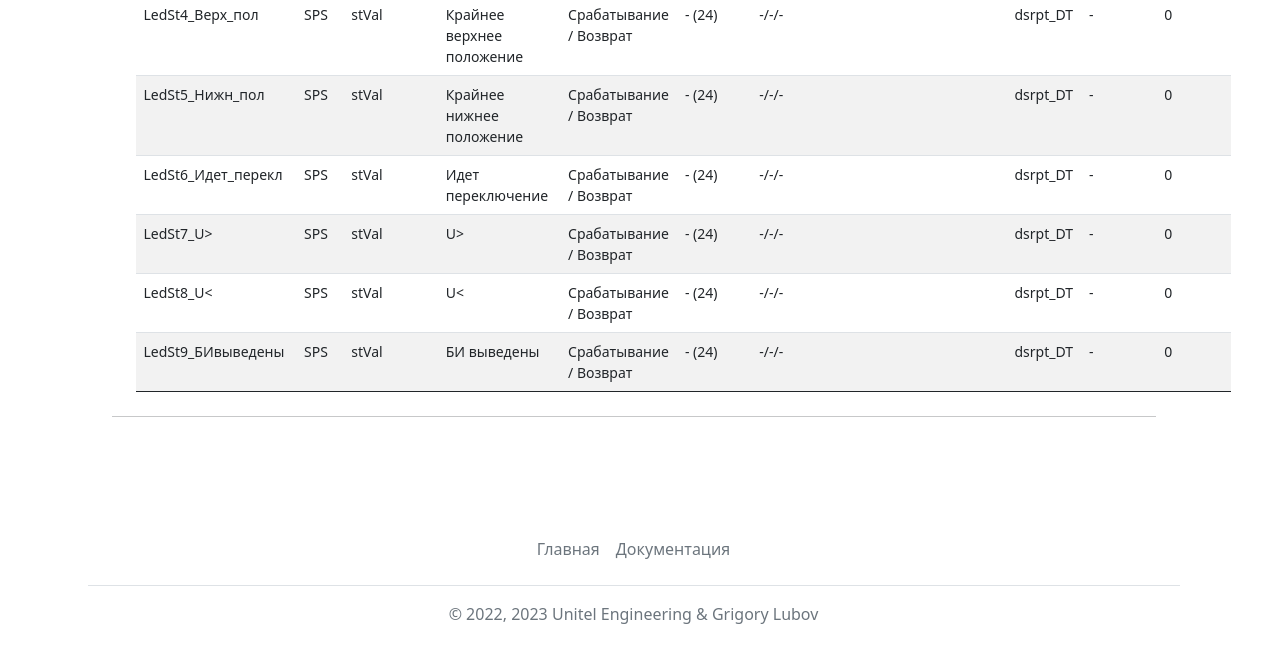
The page /lntypes/show/?name=SYSILED_АРНТ_2арх&type=ln (lower part) on the database as committed earlier.
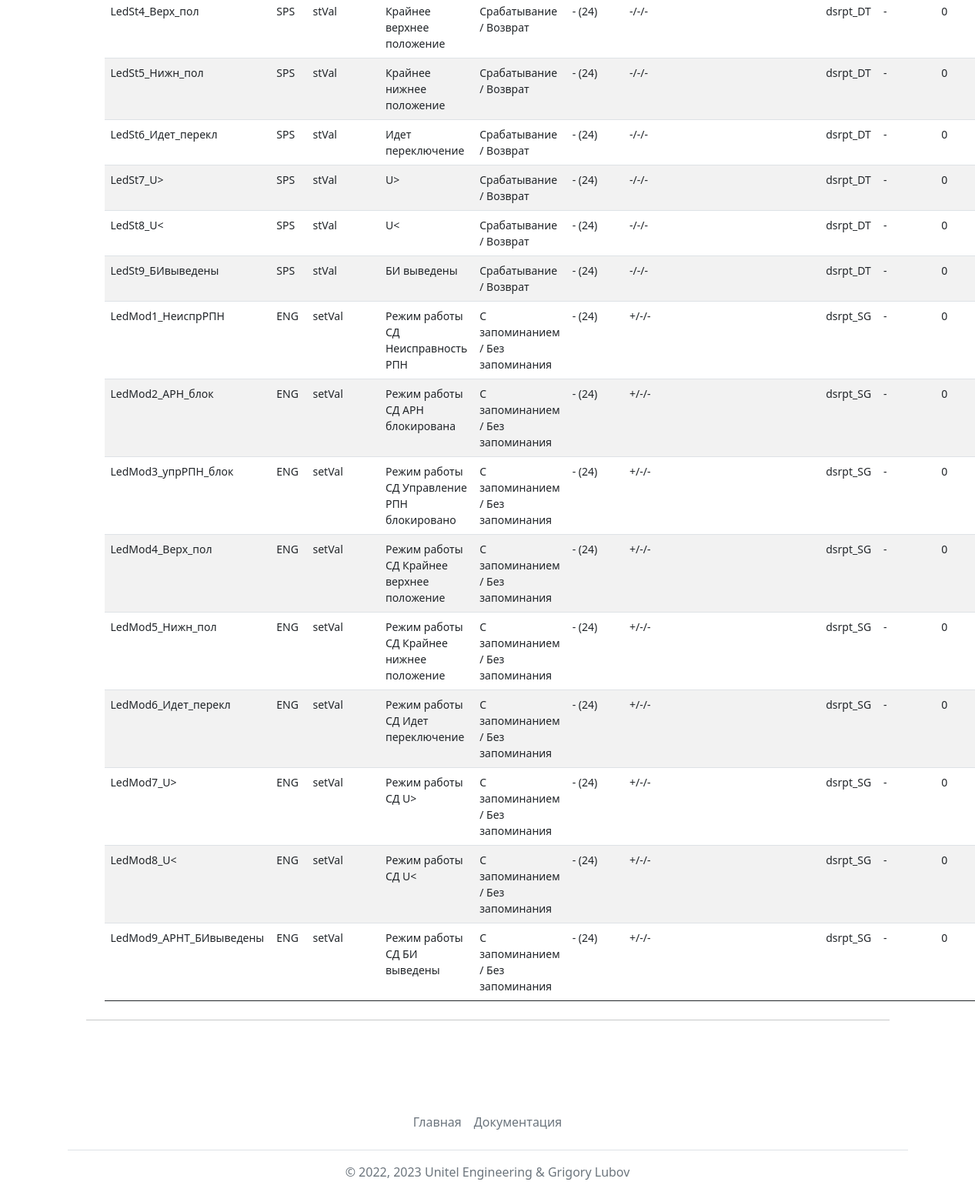
The same page on the database as committed later.
### mainapp/models.py (models this page shows)
class LNobject(models.Model):
    CUS_CHOICES = [
        ('+', '+'),
        ('-', '-')
    ]
    RAS_CHOICES = [
        ('+', '+'),
        ('-', '-'),
        ('П', 'П')
    ]
    SIG_CHOICES = [
        ('Внутр', 'Внутренний сигнал'),
        ('ВнутрШтрих', 'Внутренний штриховой'),
        ('-', 'Без прорисовки')
    ]
    id = models.AutoField(primary_key=True)
    data_object = models.ForeignKey(DataObjects, on_delete=models.CASCADE, verbose_name='Объект данных')
    cdc = models.ForeignKey(CDCs, on_delete=models.CASCADE, verbose_name='ОКД')
    signal = models.ForeignKey(Signals, on_delete=models.CASCADE, verbose_name='Сигнал', null=True)
    status = models.ForeignKey(Statuses, on_delete=models.CASCADE, verbose_name='Статус сигнала', blank=True, null=True)
    clue_attr = models.ForeignKey(ClueAttrs, on_delete=models.CASCADE, verbose_name='Значащий атрибут')
    func_group = models.IntegerField(verbose_name='Функ. группа', default=-1)
    cus = models.CharField(max_length=1, choices=CUS_CHOICES, default='-', verbose_name='ЦУС')
    rdu = models.CharField(max_length=1, choices=CUS_CHOICES, default='-', verbose_name='РДУ')
    ras = models.CharField(max_length=1, choices=RAS_CHOICES, default='-', verbose_name='РАС')
    dataset = models.ForeignKey(Datasets, on_delete=models.CASCADE, verbose_name='Датасет', blank=True, null=True)
    sgras_name = models.CharField(max_length=256, verbose_name='Обозначение РАС/Уставка', blank=True)
    sg_modes = models.ForeignKey(SG_modes, on_delete=models.PROTECT, verbose_name='Состояние программного ключа', blank=True, null=True) # добавил состояния прогрм ключа
    signal_type = models.CharField(max_length=32, choices=SIG_CHOICES, default='-', verbose_name='Тип сигнала (чертеж)')
    signal_number = models.IntegerField(verbose_name='Номер выхода (чертеж)', default=0)
    def __str__(self):
        return str(self.data_object)
    class Meta:
        verbose_name = 'Объект логического узла'
        verbose_name_plural = 'Объекты логических узлов'
        ordering = ['data_object']
    @property
    def get_dataset(self):
        if self.dataset:
            return str(self.dataset)
        else:
            return "-"
    @property
    def get_sg_modes(self):
        if self.sg_modes:
            return str(self.sg_modes)
        else:
            return ""
    @property
    def get_func_group(self):
        if self.func_group>0:
            return str(self.func_group)
        else:
            return "не определен"

class DataObjects(models.Model):
    id = models.AutoField(primary_key=True)
    name = models.CharField(max_length=64, verbose_name='Объект данных', unique=True)
    def __str__(self):
        return self.name
    class Meta:
        verbose_name = 'Объект данных логического узла'
        verbose_name_plural = 'Объекты данных логического узла'
        ordering = ['name']

class CDCs(models.Model):
    id = models.AutoField(primary_key=True)
    name = models.CharField(max_length=64, verbose_name='ОКД', default='', unique=True)
    def __str__(self):
        return self.name
    class Meta:
        verbose_name = 'ОКД'
        verbose_name_plural = 'ОКД'
        ordering = ['name']

class ClueAttrs(models.Model):
    id = models.AutoField(primary_key=True)
    name = models.CharField(max_length=64, verbose_name='Описание', unique=True)
    def __str__(self):
        return self.name
    class Meta:
        verbose_name = 'Значащий атрибут'
        verbose_name_plural = 'Значащие атрибуты'
        ordering = ['name']

class Signals(models.Model):
    id = models.AutoField(primary_key=True)
    name = models.CharField(max_length=64, verbose_name='Сигналы', unique=True)
    def __str__(self):
        return self.name
    class Meta:
        verbose_name = 'Перечень сигналов'
        verbose_name_plural = 'Перечни сигналов'
        ordering = ['name']

class Statuses(models.Model):
    id = models.AutoField(primary_key=True)
    name = models.CharField(max_length=256, verbose_name='Статусы сигнала', unique=True)
    def __str__(self):
        return self.name
    class Meta:
        verbose_name = 'Статус сигнала'
        verbose_name_plural = 'Статусы сигнала'
        ordering = ['name']

class Datasets(models.Model):
    id = models.AutoField(primary_key=True)
    name = models.CharField(max_length=256, verbose_name='Датасет', unique=True)
    def __str__(self):
        return self.name
    class Meta:
        verbose_name = 'Датасет'
        verbose_name_plural = 'Датасеты'
        ordering = ['name']

### mainapp/views.py (the view, shortened to what this page needs)
# urls.py: path('lntypes/show/', views.show),
def show(request):
    name = request.GET.get('name')
    type = request.GET.get('type')
    if type == 'ln':
        lntype = LogicNodesTypes.objects.get(name=name)
        objects = LNtypeObjConnections.objects.all().filter(ln_type=lntype.id)
        objs = list()
        for item in objects.iterator():
            print('------------>', item.ln_obj)
            object_id = DataObjects.objects.get(name=item.ln_obj)
            object = LNobject.objects.get(data_object=object_id)
            objs.append(object)
            print('------------>', objs)
        objs.sort(key=lambda x: (str(x.dataset), str(x.func_group), str(x.cdc), str(x.data_object))) #, str(x.cdc)[0]
        return render(request, 'mainapp/showlnobj.html', {'objs': objs, 'lntype':lntype, 'title': 'Объекты в составе типа ЛУ '+str(lntype) })

### mainapp/models.py (called while the page is built)
    def __str__(self):
        return self.name

### templates/mainapp/showlnobj.html (shortened to what this page needs)
{% extends 'base.html' %}
{% block content %}
<main class="container py-5">
        {% if objs %}
        <div class="container small">
        <table class="table table-striped table-hover">
            <tbody>
            {% for item in objs %}
                <tr>
                    <td>{{item.data_object}}</td>
                    <td>{{item.cdc}}</td>
                    <td>{{item.clue_attr}}</td>
                    <td>{{item.signal}}</td>
                    <td>{{item.status}}</td>
                    {% if item.func_group > 23 or item.func_group < 1 %}<td>- ({{item.get_func_group}})</td>{% endif %}
                    <td>{{item.cus}}/{{item.rdu}}/{{item.ras}}</td>
                    <td>{{item.sgras_name}}</td>
                    <td>{{item.get_sg_modes}}</td>
                    <td>{{item.get_dataset}}</td>
                    <td>{{item.signal_type}}</td>
                    <td>{{item.signal_number}}</td>
                </tr>
            {% endfor %}
            </tbody>
        </table>
        </div>
        <hr class="my-4">
        {% else %}
        <h2 class="mt-4">В типе логического узла "{{lntype.name}}" ({{lntype.description}}) нет объектов :(</h2>
        {% endif %}
</main>
{% endblock %}

Rows that differ between the two databases and show on the page:
added LNobject: data_object "LedMod1_НеиспрРПН", cdc "ENG", clue_attr "setVal", signal "Режим работы СД Неисправность РПН", status "С запоминанием / Без запоминания", get_func_group "24", cus "+", rdu "-", ras "-", get_dataset "dsrpt_SG", signal_type "-", signal_number "0"
added LNobject: data_object "LedMod2_АРН_блок", cdc "ENG", clue_attr "setVal", signal "Режим работы СД АРН блокирована", status "С запоминанием / Без запоминания", get_func_group "24", cus "+", rdu "-", ras "-", get_dataset "dsrpt_SG", signal_type "-", signal_number "0"
added LNobject: data_object "LedMod3_упрРПН_блок", cdc "ENG", clue_attr "setVal", signal "Режим работы СД Управление РПН блокировано", status "С запоминанием / Без запоминания", get_func_group "24", cus "+", rdu "-", ras "-", get_dataset "dsrpt_SG", signal_type "-", signal_number "0"
added LNobject: data_object "LedMod4_Верх_пол", cdc "ENG", clue_attr "setVal", signal "Режим работы СД Крайнее верхнее положение", status "С запоминанием / Без запоминания", get_func_group "24", cus "+", rdu "-", ras "-", get_dataset "dsrpt_SG", signal_type "-", signal_number "0"
added LNobject: data_object "LedMod5_Нижн_пол", cdc "ENG", clue_attr "setVal", signal "Режим работы СД Крайнее нижнее положение", status "С запоминанием / Без запоминания", get_func_group "24", cus "+", rdu "-", ras "-", get_dataset "dsrpt_SG", signal_type "-", signal_number "0"
added LNobject: data_object "LedMod6_Идет_перекл", cdc "ENG", clue_attr "setVal", signal "Режим работы СД Идет переключение", status "С запоминанием / Без запоминания", get_func_group "24", cus "+", rdu "-", ras "-", get_dataset "dsrpt_SG", signal_type "-", signal_number "0"
added LNobject: data_object "LedMod7_U>", cdc "ENG", clue_attr "setVal", signal "Режим работы СД U>", status "С запоминанием / Без запоминания", get_func_group "24", cus "+", rdu "-", ras "-", get_dataset "dsrpt_SG", signal_type "-", signal_number "0"
added LNobject: data_object "LedMod8_U<", cdc "ENG", clue_attr "setVal", signal "Режим работы СД U<", status "С запоминанием / Без запоминания", get_func_group "24", cus "+", rdu "-", ras "-", get_dataset "dsrpt_SG", signal_type "-", signal_number "0"
added LNobject: data_object "LedMod9_АРНТ_БИвыведены", cdc "ENG", clue_attr "setVal", signal "Режим работы СД БИ выведены", status "С запоминанием / Без запоминания", get_func_group "24", cus "+", rdu "-", ras "-", get_dataset "dsrpt_SG", signal_type "-", signal_number "0"
